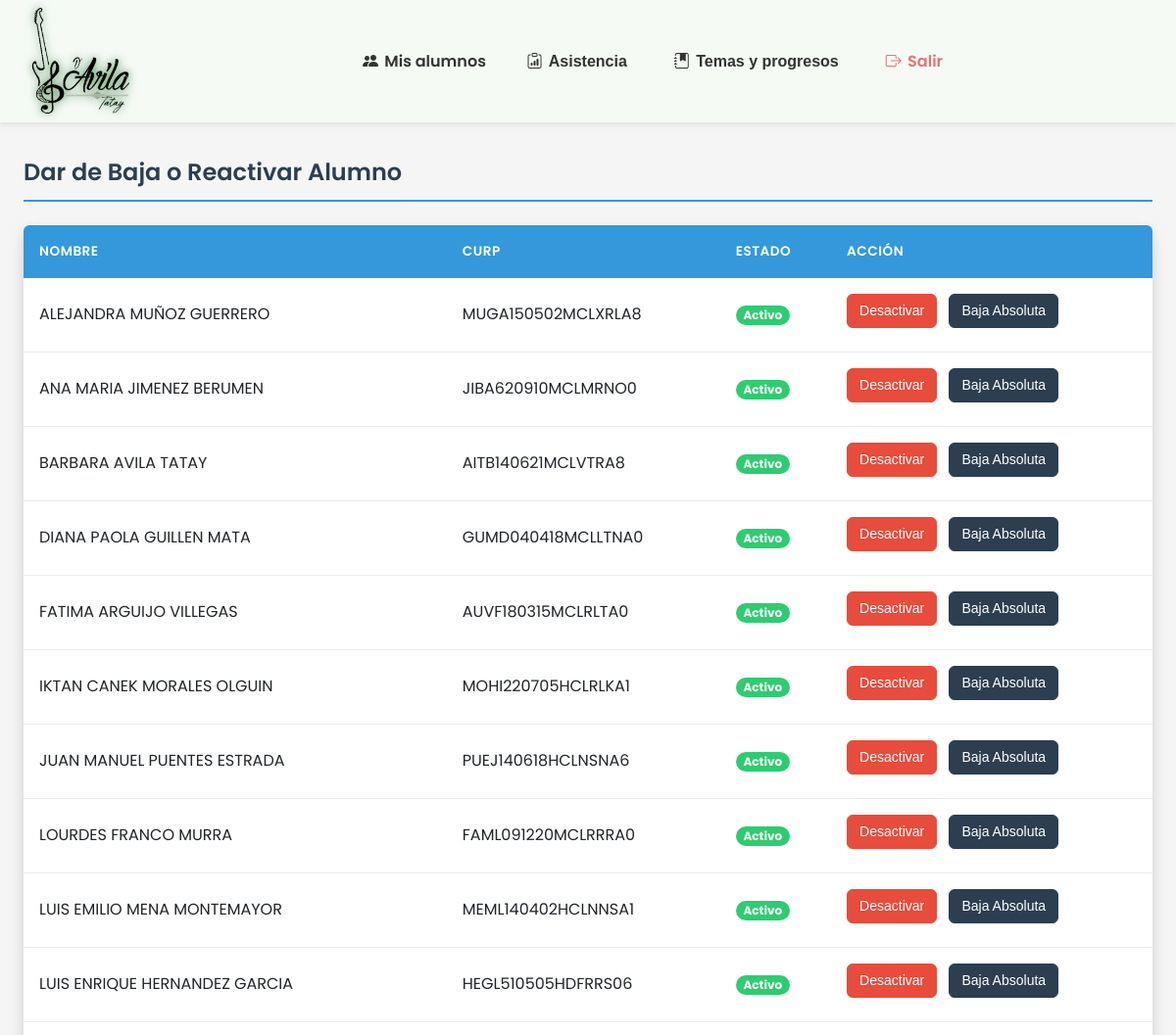
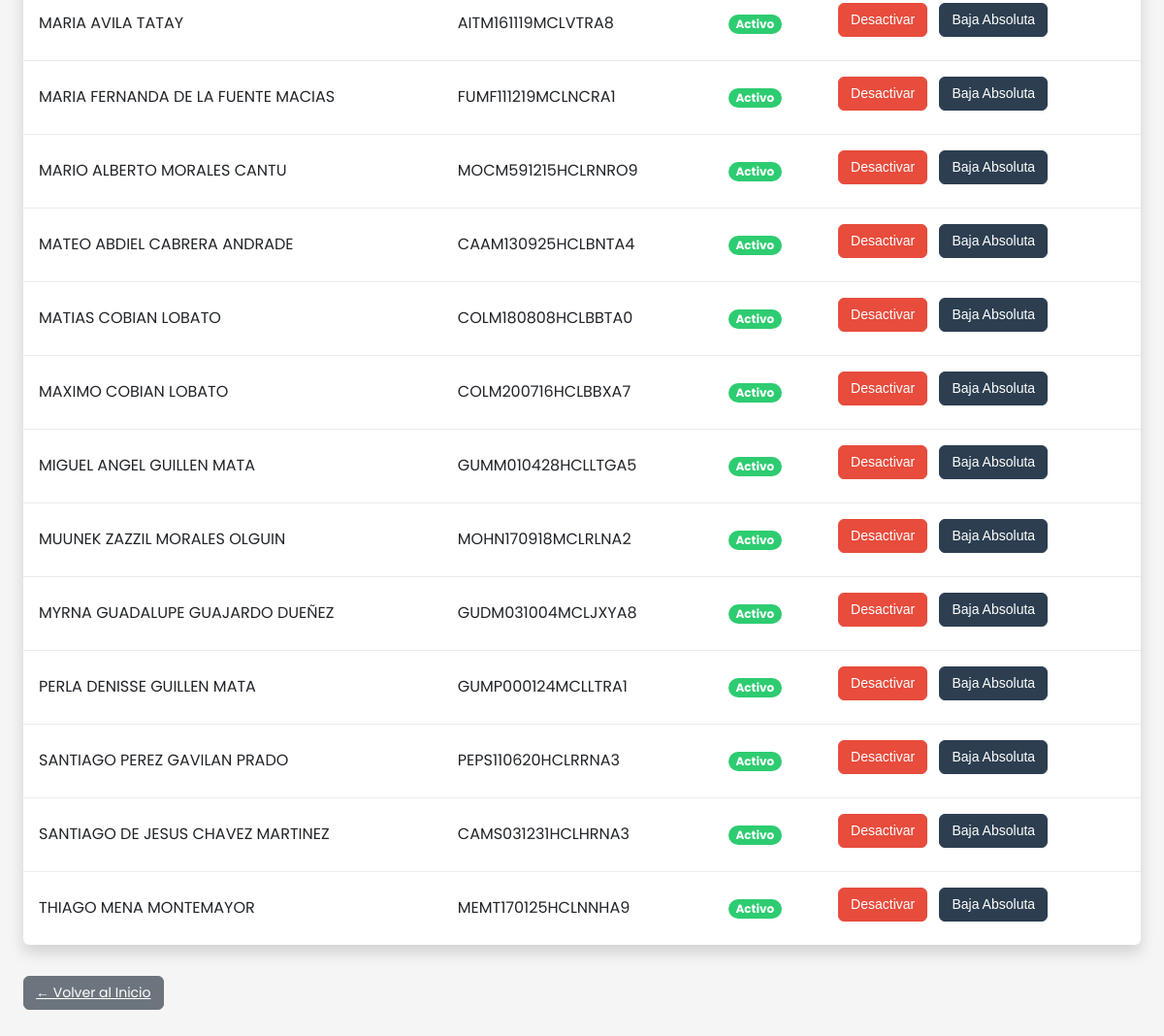
Page /bajas.php on the committed database (2 pictures, top to bottom).
### tables this page shows
CREATE TABLE `alumnos` (
  `curp` varchar(18) NOT NULL,
  `nombre` varchar(50) NOT NULL,
  `apellidos` varchar(100) NOT NULL,
  `nombre_tutor` varchar(100) DEFAULT NULL,
  `fecha_nacimiento` date NOT NULL,
  `telefono` varchar(15) DEFAULT NULL,
  `mensualidad` decimal(10,2) NOT NULL DEFAULT 0.00,
  `activo` tinyint(1) DEFAULT 1,
  `fecha_registro` timestamp NOT NULL DEFAULT current_timestamp(),
  PRIMARY KEY (`curp`)
);

### bajas.php (the view, shortened to what this page needs)
<?php
require_once __DIR__ . '/includes/bd.php';
$alumnos = $conexion->query("SELECT curp, nombre, apellidos, activo FROM alumnos ORDER BY nombre, apellidos");
?>
<!DOCTYPE html>
<html lang="es">
<head>
</head>
<body>
  <?php include 'navbar.php'; ?>
  <main>
    <h2>Dar de Baja o Reactivar Alumno</h2>
    <div class="table-responsive">
      <table>
        <thead>
          <tr>
            <th>Nombre</th>
            <th>CURP</th>
            <th>Estado</th>
            <th>Acción</th>
          </tr>
        </thead>
        <tbody>
          <?php while ($alumno = $alumnos->fetch_assoc()): ?>
            <tr class="<?= !$alumno['activo'] ? 'inactive' : '' ?>">
              <td><?= htmlspecialchars($alumno['nombre'] . ' ' . $alumno['apellidos']) ?></td>
              <td><?= htmlspecialchars($alumno['curp']) ?></td>
              <td>
                <?php if ($alumno['activo']): ?>
                  <span class="badge active">Activo</span>
                <?php else: ?>
                  <span class="badge inactive">Inactivo</span>
                <?php endif; ?>
              </td>
              <td>
                <?php if ($alumno['activo']): ?>
                  <button class="btn btn-danger btn-toggle-estado" data-curp="<?= htmlspecialchars($alumno['curp']) ?>"
                    data-estado="0">
                    Desactivar
                  </button>
                <?php endif; ?>
                <button class="btn btn-dark btn-baja-absoluta" data-curp="<?= htmlspecialchars($alumno['curp']) ?>">
                  Baja Absoluta
                </button>
              </td>
            </tr>
          <?php endwhile; ?>
        </tbody>
      </table>
    </div>
    <a href="lista_alumnos.php" class="btn btn-secondary">← Volver al Inicio</a>
  </main>
</body>
</html>

### bajas.php (style rules this page uses)
:root { --primary-color: #3498db; --secondary-color: #2c3e50; --success-color: #2ecc71; --danger-color: #e74c3c; --warning-color: #f39c12; --info-color: #1abc9c; --light-color: #ecf0f1; --dark-color: #34495e; --white: #ffffff; --gray-light: #f8f9fa; --gray-medium: #e9ecef; --gray-dark: #6c757d; --border-radius: 0.375rem; --box-shadow: 0 0.5rem 1rem rgba(0, 0, 0, 0.15); --transition: all 0.3s ease; }
* { box-sizing: border-box; margin: 0; padding: 0; }
body { font-family: 'Segoe UI', Tahoma, Geneva, Verdana, sans-serif; line-height: 1.6; color: #212529; background-color: #f5f5f5; padding-bottom: 2rem; }
main { max-width: 1200px; margin: 2rem auto; padding: 0 1.5rem; }
h2 { color: var(--secondary-color); margin-bottom: 1.5rem; padding-bottom: 0.5rem; border-bottom: 2px solid var(--primary-color); font-weight: 600; }
.table-responsive { width: 100%; overflow-x: auto; box-shadow: var(--box-shadow); border-radius: var(--border-radius); background-color: var(--white); margin-bottom: 2rem; }
table { width: 100%; border-collapse: collapse; }
thead { background-color: var(--primary-color); color: var(--white); }
th, td { padding: 1rem; text-align: left; vertical-align: middle; }
th { font-weight: 600; text-transform: uppercase; font-size: 0.85rem; letter-spacing: 0.5px; }
tbody tr { border-bottom: 1px solid var(--gray-medium); transition: var(--transition); }
tbody tr:last-child { border-bottom: none; }
.badge { display: inline-block; padding: 0.35em 0.65em; font-size: 0.75em; font-weight: 700; line-height: 1; text-align: center; white-space: nowrap; vertical-align: baseline; border-radius: 50rem; }
.badge.active { background-color: var(--success-color); color: var(--white); }
.btn { display: inline-block; font-weight: 400; text-align: center; white-space: nowrap; vertical-align: middle; user-select: none; border: 1px solid transparent; padding: 0.375rem 0.75rem; font-size: 0.875rem; line-height: 1.5; border-radius: var(--border-radius); transition: var(--transition); cursor: pointer; margin-right: 0.5rem; margin-bottom: 0.5rem; }
.btn-secondary { color: var(--white); background-color: var(--gray-dark); border-color: var(--gray-dark); }
.btn-danger { color: var(--white); background-color: var(--danger-color); border-color: var(--danger-color); }
.btn-dark { color: var(--white); background-color: var(--secondary-color); border-color: var(--secondary-color); }
tbody tr { animation: fadeIn 0.3s ease forwards; }
tbody tr:nth-child(odd) { animation-delay: 0.05s; }
tbody tr:nth-child(even) { animation-delay: 0.1s; }

### navbar.php (style rules this page uses)
body { font-family: 'Poppins', sans-serif; }

### rows in the picture
alumnos: nombre+apellidos "ALEJANDRA MUÑOZ GUERRERO", curp "MUGA150502MCLXRLA8", activo "Activo"
alumnos: nombre+apellidos "ANA MARIA JIMENEZ BERUMEN", curp "JIBA620910MCLMRNO0", activo "Activo"
alumnos: nombre+apellidos "BARBARA AVILA TATAY", curp "AITB140621MCLVTRA8", activo "Activo"
alumnos: nombre+apellidos "DIANA PAOLA GUILLEN MATA", curp "GUMD040418MCLLTNA0", activo "Activo"
alumnos: nombre+apellidos "FATIMA ARGUIJO VILLEGAS", curp "AUVF180315MCLRLTA0", activo "Activo"
alumnos: nombre+apellidos "IKTAN CANEK MORALES OLGUIN", curp "MOHI220705HCLRLKA1", activo "Activo"
alumnos: nombre+apellidos "JUAN MANUEL PUENTES ESTRADA", curp "PUEJ140618HCLNSNA6", activo "Activo"
alumnos: nombre+apellidos "LOURDES FRANCO MURRA", curp "FAML091220MCLRRRA0", activo "Activo"
alumnos: nombre+apellidos "LUIS EMILIO MENA MONTEMAYOR", curp "MEML140402HCLNNSA1", activo "Activo"
alumnos: nombre+apellidos "LUIS ENRIQUE HERNANDEZ GARCIA", curp "HEGL510505HDFRRS06", activo "Activo"
alumnos: nombre+apellidos "MARIA AVILA TATAY", curp "AITM161119MCLVTRA8", activo "Activo"
alumnos: nombre+apellidos "MARIA FERNANDA DE LA FUENTE MACIAS", curp "FUMF111219MCLNCRA1", activo "Activo"
alumnos: nombre+apellidos "MARIO ALBERTO MORALES CANTU", curp "MOCM591215HCLRNRO9", activo "Activo"
alumnos: nombre+apellidos "MATEO ABDIEL CABRERA ANDRADE", curp "CAAM130925HCLBNTA4", activo "Activo"
alumnos: nombre+apellidos "MATIAS COBIAN LOBATO", curp "COLM180808HCLBBTA0", activo "Activo"
alumnos: nombre+apellidos "MAXIMO COBIAN LOBATO", curp "COLM200716HCLBBXA7", activo "Activo"
alumnos: nombre+apellidos "MIGUEL ANGEL GUILLEN MATA", curp "GUMM010428HCLLTGA5", activo "Activo"
alumnos: nombre+apellidos "MUUNEK ZAZZIL MORALES OLGUIN", curp "MOHN170918MCLRLNA2", activo "Activo"
alumnos: nombre+apellidos "MYRNA GUADALUPE GUAJARDO DUEÑEZ", curp "GUDM031004MCLJXYA8", activo "Activo"
alumnos: nombre+apellidos "PERLA DENISSE GUILLEN MATA", curp "GUMP000124MCLLTRA1", activo "Activo"
alumnos: nombre+apellidos "SANTIAGO PEREZ GAVILAN PRADO", curp "PEPS110620HCLRRNA3", activo "Activo"
alumnos: nombre+apellidos "SANTIAGO DE JESUS CHAVEZ MARTINEZ", curp "CAMS031231HCLHRNA3", activo "Activo"
alumnos: nombre+apellidos "THIAGO MENA MONTEMAYOR", curp "MEMT170125HCLNNHA9", activo "Activo"
